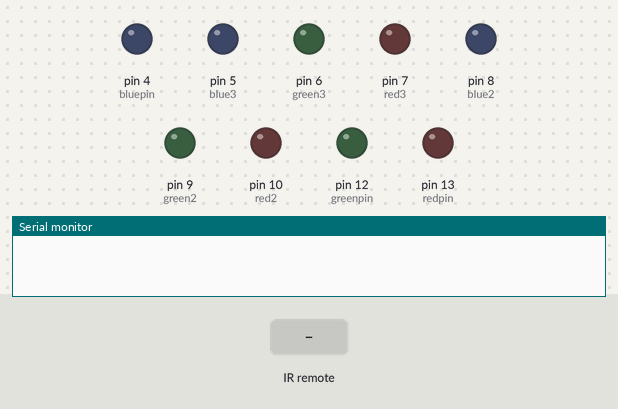
The sketch below on a simulated Arduino Uno, built with avr-gcc and run on an emulated ATmega328P. Shown: output pins drawn as LEDs (lit = HIGH), the last lines printed to the serial monitor. The test bench sets the inputs (shaded band).

Above: at 1.2 s.
1.3 s: infrared code 0xFFA25D received
At 1.7 s:
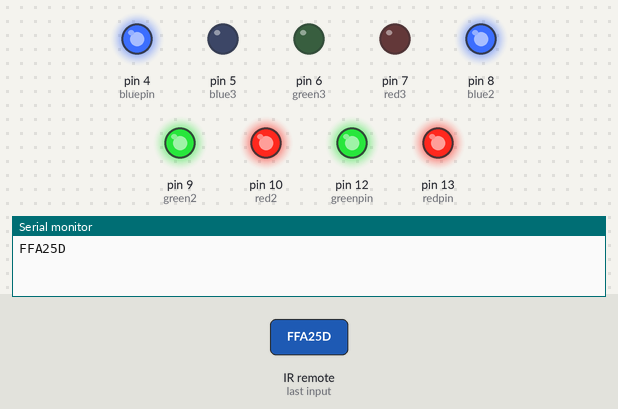
2.8 s: infrared code 0xFFE21D received
At 4.0 s:
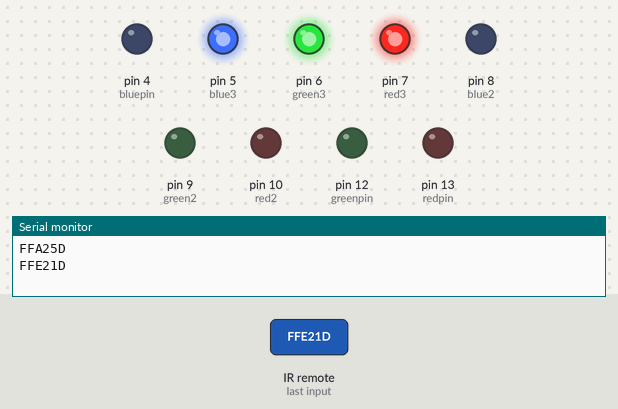
4.3 s: infrared code 0xFF30CF received
At 5.2 s:
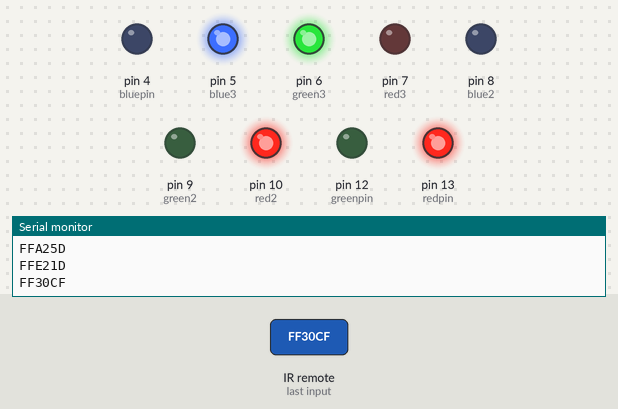
5.8 s: infrared code 0xFF18E7 received
At 6.3 s:
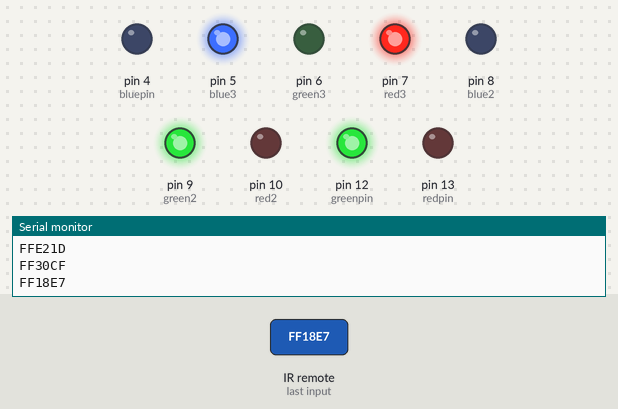
7.3 s: infrared code 0xFF7A85 received
At 8.5 s:
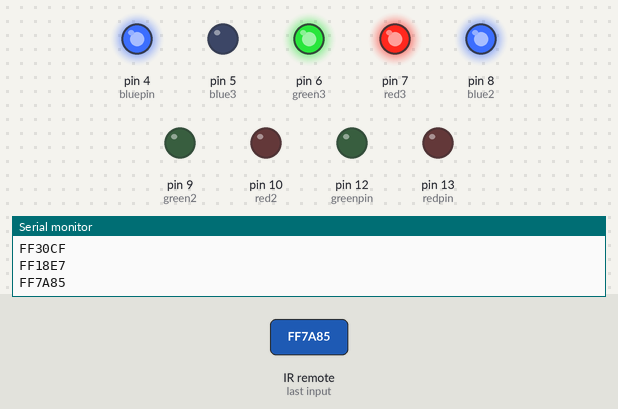
8.8 s: infrared code 0xFF10EF received
At 9.8 s:
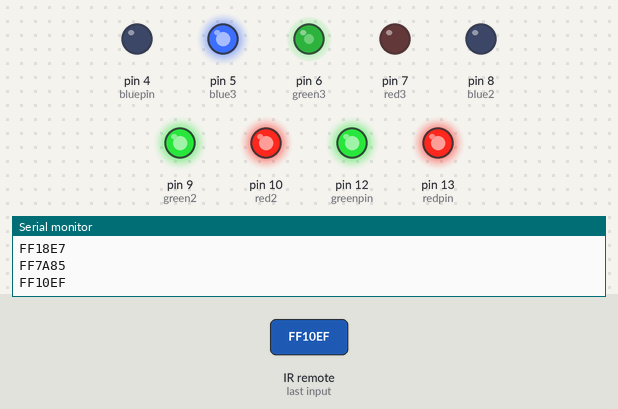
Timing chart, 0 to 11.3 s (numbered marks = the images above; inputs shaded):
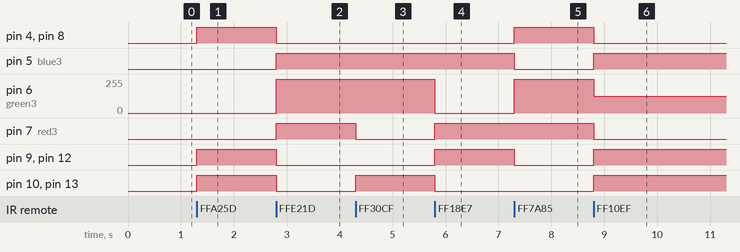

Measured:
- after the input at 1.3 s, pin 4 (bluepin), pin 8 (blue2), pin 9 (green2), pin 10 (red2), pin 12 (greenpin), pin 13 (redpin): LOW → HIGH at once
- after the input at 2.8 s, pin 4 (bluepin), pin 8 (blue2), pin 9 (green2), pin 10 (red2), pin 12 (greenpin), pin 13 (redpin): HIGH → LOW at once; pin 5 (blue3), pin 7 (red3): LOW → HIGH at once; pin 6 (green3): 0/255 → 255/255 at once
- after the input at 4.3 s, pin 7 (red3): HIGH → LOW at once; pin 10 (red2), pin 13 (redpin): LOW → HIGH at once
- after the input at 5.8 s, pin 6 (green3): 255/255 → 0/255 at once; pin 7 (red3), pin 9 (green2), pin 12 (greenpin): LOW → HIGH at once; pin 10 (red2), pin 13 (redpin): HIGH → LOW at once
- after the input at 7.3 s, pin 4 (bluepin), pin 8 (blue2): LOW → HIGH at once; pin 5 (blue3), pin 9 (green2), pin 12 (greenpin): HIGH → LOW at once; pin 6 (green3): 0/255 → 255/255 at once
- after the input at 8.8 s, pin 4 (bluepin), pin 7 (red3), pin 8 (blue2): HIGH → LOW at once; pin 5 (blue3), pin 9 (green2), pin 10 (red2), pin 12 (greenpin), pin 13 (redpin): LOW → HIGH at once; pin 6 (green3): 255/255 → 125/255 at once

The sketch:

rgb_lamp_v2.ino
```cpp
#include <IRremote.h>
int IRpin=11;
IRrecv IR(IRpin);
decode_results cmd;

int redpin= 13;
int greenpin = 12;
int bluepin = 4;
int red2= 10;
int green2 = 9;
int blue2 = 8;
int red3= 7;
int green3 = 6;
int blue3 = 5;

void setup() {
  Serial.begin(9600);
  IR.enableIRIn();
  pinMode(redpin, OUTPUT);
  pinMode(greenpin, OUTPUT);
  pinMode(bluepin, OUTPUT);
  pinMode(red3, OUTPUT);
  pinMode(green3, OUTPUT);
  pinMode(blue3, OUTPUT);
  pinMode(red2, OUTPUT);
  pinMode(green2, OUTPUT);
  pinMode(blue2, OUTPUT);
}


void loop() {
  if(IR.decode(&cmd)){

    if (cmd.value==0xFFA25D){
      RGB_color(255, 255, 255, 255, 255, 255, 0, 0, 0); // White
    }

    if (cmd.value==0xFFE21D){
      RGB_color(0, 0, 0, 0, 0, 0, 255, 255, 255); // off
    }
    if(cmd.value==0xFF30CF){ //1
      RGB_color(255, 0, 0, 255, 0, 0, 0, 255, 255); // Red
    }

    if (cmd.value==0xFF18E7){ //2
       RGB_color(0, 255, 0, 0, 255, 0, 255, 0, 255); // Green
    }

    if (cmd.value==0xFF7A85){ //3
       RGB_color(0, 0, 255, 0, 0, 255, 255, 255, 0); // Blue
    }
    if (cmd.value==0xFF10EF){ //4
      RGB_color(255, 255, 125, 255, 255, 125, 125, 125, 255); // Raspberry
    }

    if(cmd.value==0xFF38C7){ //5
      RGB_color(0, 255, 255,0, 255, 255,255, 0, 0); // Cyan
    }

    if (cmd.value==0xFF5AA5){ //6
      RGB_color(255, 0, 255,255, 0, 255,0, 255, 0 ); // Magenta
    }

    if (cmd.value==0xFF42BD){ //7
      RGB_color(255, 255, 0, 255, 255, 0, 0, 0, 255); // Yellow
    }
    if(cmd.value==0xFF4AB5){ //8
      RGB_color(255, 255, 255, 255, 255, 255, 0, 0, 0); // White
    }

    if(cmd.value==0xFF52AD){ //9
      RGB_color(0, 0, 0, 0, 0, 0, 255, 255, 255); // off
    }
    IR.resume();
    Serial.println(cmd.value,HEX);
  }
}
void RGB_color(int red1val, int green1val, int blue1val, int red2val, int green2val, int blue2val, int red3val, int green3val, int blue3val)
 {
  analogWrite(redpin, red1val);
  analogWrite(red2,red2val);
  analogWrite(red3,red3val);
  analogWrite(greenpin, green1val);
  analogWrite(green2,green2val);
  analogWrite(green3,green3val);
  analogWrite(bluepin, blue1val);
  analogWrite(blue2,blue2val);
  analogWrite(blue3,blue3val);
}
```
